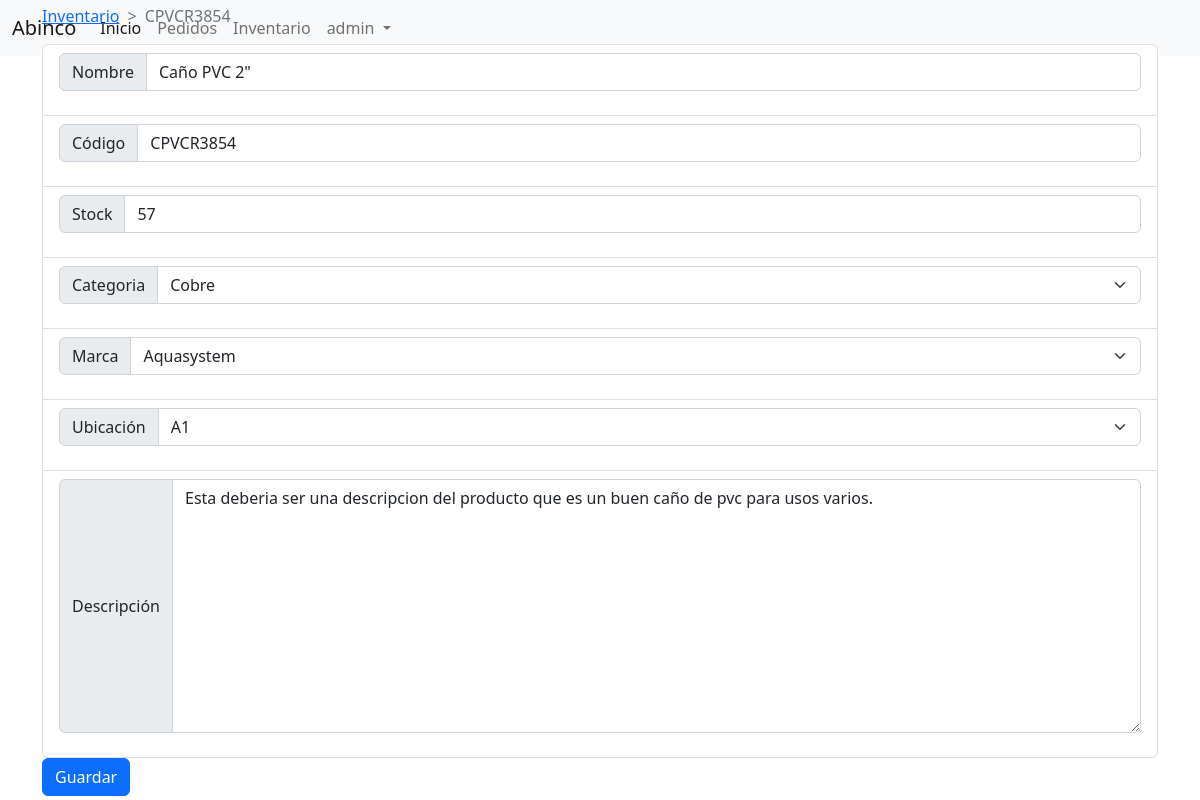
/inventario/productos/1/ (signed in), run on the app's committed database.
### inventario/models.py (models this page shows, shortened)
class ClaseBase(models.Model):
    creado_el = models.DateField(auto_now_add=True)
    actualizado_el = models.DateField(auto_now=True)
    class Meta:
        abstract = True

class Producto(ClaseBase):
    codigo = models.CharField(max_length=30)
    nombre = models.CharField(max_length=200)
    descripcion = models.TextField()
    stock = models.IntegerField()
    categoria = models.ForeignKey(Categoria, on_delete=models.CASCADE)
    marca = models.ForeignKey(Marca, on_delete=models.CASCADE)
    ubicacion = models.ForeignKey(Ubicacion, on_delete=models.CASCADE)

### inventario/views.py (the view)
# urls.py: path('productos/<int:id>/', views.detalle, name='detalle'),
@login_required
def detalle(request, id):
    if request.method == 'GET':
        producto = get_object_or_404(Producto, id=id)
        form = FormularioProducto(instance=producto)
        pk = id
        return render(request, 'detalle.html', {'form':form, 'pk':pk})

### inventario/forms.py
class FormularioProducto(ModelForm):
    def __init__(self, *args, **kwargs):
        super().__init__(*args, **kwargs)
        self.fields['nombre'].widget.attrs.update({'class': 'form-control', 'placeholder': 'Ej. Caño PVC'})
        self.fields['codigo'].widget.attrs.update({'class': 'form-control', 'placeholder': 'Ej. EAN765765765'})
        self.fields['marca'].widget.attrs.update({'class': 'form-select', 'placeholder': 'Ej. Tigre'})
        self.fields['categoria'].widget.attrs.update({'class': 'form-select', 'placeholder': 'Ej. Caño'})
        self.fields['stock'].widget.attrs.update({'class': 'form-control'})
        self.fields['ubicacion'].widget.attrs.update({'class': 'form-select', 'placeholder': 'Ej. A1'})
        self.fields['descripcion'].widget.attrs.update({'class': 'form-control', 'placeholder': 'Escribir una descripción...'})
    class Meta:
        model = Producto
        fields = ['nombre', 'codigo', 'marca', 'categoria', 'stock', 'ubicacion', 'descripcion']

### inventario/models.py (called while the page is built)
    def __str__(self):
        return self.nombre

    def __str__(self):
        return self.nombre

    def __str__(self):
        return self.zona

### inventario/templates/detalle.html (shortened to what this page needs)
{% extends 'base.html' %}
{% block content %}
    <div class="container-md position-absolute top-50 start-50 translate-middle">
        <nav style="--bs-breadcrumb-divider: '>';" aria-label="breadcrumb">
            <ol class="breadcrumb">
                <li class="breadcrumb-item"><a href="{% url 'productos' %}">Inventario</a></li>
                <li class="breadcrumb-item active" aria-current="page">{{ form.codigo.value }}</li>
            </ol>
        </nav>
        <form action="{% url 'actualizar' pk %}" method="POST">
            <ul class="list-group">
                <li class="list-group-item">
                    <div class="input-group mb-3">
                        <span class="input-group-text" id="basic-addon1">Nombre</span>
                        {{ form.nombre }}
                    </div>
                </li>
                <li class="list-group-item">
                    <div class="input-group mb-3">
                        <span class="input-group-text" id="basic-addon1">Código</span>
                        {{ form.codigo }}
                    </div>
                </li>
                <li class="list-group-item">
                    <div class="input-group mb-3">
                        <span class="input-group-text" id="basic-addon1">Stock</span>
                        {{ form.stock }}
                    </div>
                </li>
                <li class="list-group-item">
                    <div class="input-group mb-3">
                        <span class="input-group-text" id="basic-addon1">Categoria</span>
                        {{ form.categoria }}
                    </div>
                </li>
                <li class="list-group-item">
                    <div class="input-group mb-3">
                        <span class="input-group-text" id="basic-addon1">Marca</span>
                        {{ form.marca }}
                    </div>
                </li>
                <li class="list-group-item">
                    <div class="input-group mb-3">
                        <span class="input-group-text" id="basic-addon1">Ubicación</span>
                        {{ form.ubicacion }}
                    </div>
                </li>
                <li class="list-group-item">
                    <div class="input-group mb-3">
                        <span class="input-group-text" id="basic-addon1">Descripción</span>
                        {{ form.descripcion }}
                    </div>
                </li>
            </ul>
            <button type="submit" class="btn btn-primary">Guardar</button>
        </form>
    </div>
{% endblock content %}

### abinco/templates/base.html (shortened to what this page needs)
{% load static %}
<!DOCTYPE html>
<html lang="es">
<head>
    <link href="https://cdn.jsdelivr.net/npm/bootstrap@5.2.0-beta1/dist/css/bootstrap.min.css" rel="stylesheet">
</head>
<body>
    <nav class="navbar navbar-expand-lg bg-light">
        <div class="container-fluid">
            <a class="navbar-brand" href="#">Abinco</a>
            <div class="collapse navbar-collapse" id="navbarTogglerDemo03">
            <ul class="navbar-nav me-auto mb-2 mb-lg-0">
                <li class="nav-item">
                    <a class="nav-link active" aria-current="page" href="#">Inicio</a>
                </li>
                <li class="nav-item">
                    <a class="nav-link" href="#">Pedidos</a>
                </li>
                <li class="nav-item">
                    <a class="nav-link" href="{% url 'productos' %}">Inventario</a>
                </li>
                {% if user.is_authenticated %}
                <li class="nav-item dropdown">
                    <a class="nav-link dropdown-toggle" href="#" id="navbarDropdown" role="button" data-bs-toggle="dropdown" aria-expanded="false">
                        {{ user.username }}
                    </a>
                </li>
                {% endif %}
            </ul>
            </div>
        </div>
    </nav>
    <div class="container mt-5">
        {% block content %}
        {% endblock content %}
    </div>
</body>
</html>

### data on the page
Producto: codigo.value "CPVCR3854", nombre "Caño PVC 2\"", codigo "CPVCR3854", stock "57", categoria "Cobre", marca "Aquasystem", ubicacion "A1", descripcion "Esta deberia ser una descripcion del producto que es un buen caño de pvc para usos varios."

### other printed values
{{ user.username }} "admin"
